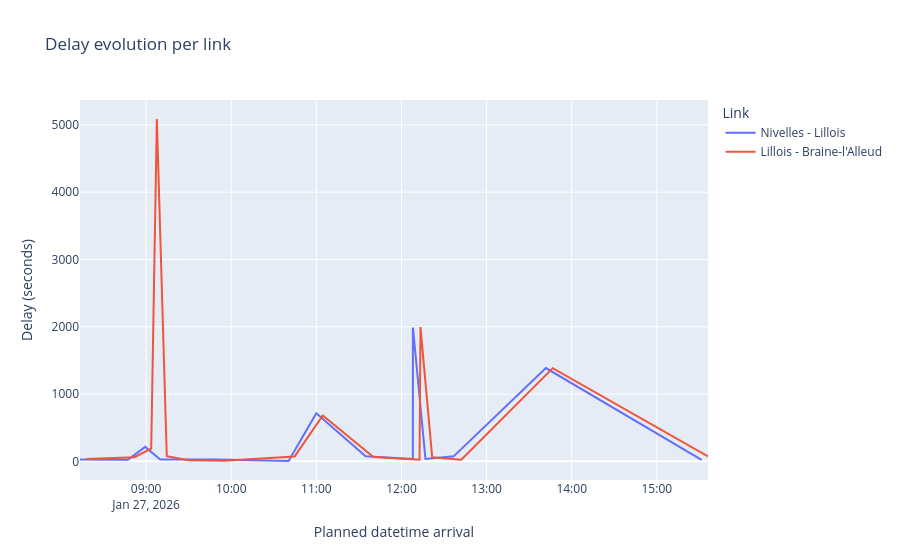

Write notebook code for a chart like this one.
### Code cell
import plotly.express as px

# Conversion
pdf1 = df_link_1.toPandas()
pdf2 = df_link_2.toPandas()
stations = stations_df.toPandas()
stations.set_index("ID", inplace=True)

# Récupérer le link_name unique de chaque DataFrame
station_names = [stations.loc[s]["Name_FR_full"] for s in chain]

# Ajouter la colonne source avec ce link_name
pdf1["source"] = f"{station_names[0]} - {station_names[1]}"
pdf2["source"] = f"{station_names[1]} - {station_names[2]}"

# Fusionner
pdf = pd.concat([pdf1, pdf2])

# Tracer
fig = px.line(
    pdf,
    x="scheduled_arrival_time",
    y="delay_arrival",
    color="source",     # 🔑 une couleur par ligne
    # line_dash="link_name",    # 🔑 style différent selon DF
    title="Delay evolution per link"
)

fig.update_layout(
    xaxis_title="Planned datetime arrival",
    yaxis_title="Delay (seconds)",
    legend_title="Link"
)

fig.show()

### Figure 1 — Plotly figure (JSON) as saved in the notebook; plotly's stock layout.template omitted (floating-point values rounded to 4 significant figures)
{"data": [{"hovertemplate": "source=Nivelles - Lillois<br>scheduled_arrival_time=%{x}<br>delay_arrival=%{y}<extra></extra>", "legendgroup": "Nivelles - Lillois", "line": {"color": "#636efa", "dash": "solid"}, "marker": {"symbol": "circle"}, "mode": "lines", "name": "Nivelles - Lillois", "orientation": "v", "showlegend": true, "type": "scatter", "x": ["2026-01-27T08:13:24", "2026-01-27T08:47:10", "2026-01-27T08:59:24", "2026-01-27T09:09:56", "2026-01-27T09:25:20", "2026-01-27T09:50:15", "2026-01-27T10:40:27", "2026-01-27T10:59:58", "2026-01-27T11:34:46", "2026-01-27T12:08:01", "2026-01-27T12:08:05", "2026-01-27T12:16:55", "2026-01-27T12:36:46", "2026-01-27T13:41:48", "2026-01-27T15:31:34"], "xaxis": "x", "y": [26.6, 24.6, 215.2, 27.6, 27.2, 29.2, 5.2, 715.8, 75.8, 34.0, 1989.0, 34.6, 74.0, 1386.0, 21.0], "yaxis": "y"}, {"hovertemplate": "source=Lillois - Braine-l'Alleud<br>scheduled_arrival_time=%{x}<br>delay_arrival=%{y}<extra></extra>", "legendgroup": "Lillois - Braine-l'Alleud", "line": {"color": "#EF553B", "dash": "solid"}, "marker": {"symbol": "circle"}, "mode": "lines", "name": "Lillois - Braine-l'Alleud", "orientation": "v", "showlegend": true, "type": "scatter", "x": ["2026-01-27T08:18:01", "2026-01-27T08:51:45", "2026-01-27T09:03:36", "2026-01-27T09:07:34", "2026-01-27T09:14:34", "2026-01-27T09:29:58", "2026-01-27T09:54:55", "2026-01-27T10:44:43", "2026-01-27T11:04:33", "2026-01-27T11:40:12", "2026-01-27T12:12:45", "2026-01-27T12:13:25", "2026-01-27T12:21:40", "2026-01-27T12:42:10", "2026-01-27T13:46:39", "2026-01-27T15:36:05"], "xaxis": "x", "y": [35.6, 61.6, 189.2, 5087.0, 75.6, 18.2, 8.2, 73.2, 682.8, 63.8, 24.0, 1996.0, 59.6, 24.0, 1385.0, 75.0], "yaxis": "y"}], "layout": {"legend": {"title": {"text": "Link"}, "tracegroupgap": 0}, "title": {"text": "Delay evolution per link"}, "xaxis": {"anchor": "y", "domain": [0, 1], "title": {"text": "Planned datetime arrival"}}, "yaxis": {"anchor": "x", "domain": [0, 1], "title": {"text": "Delay (seconds)"}}}}
